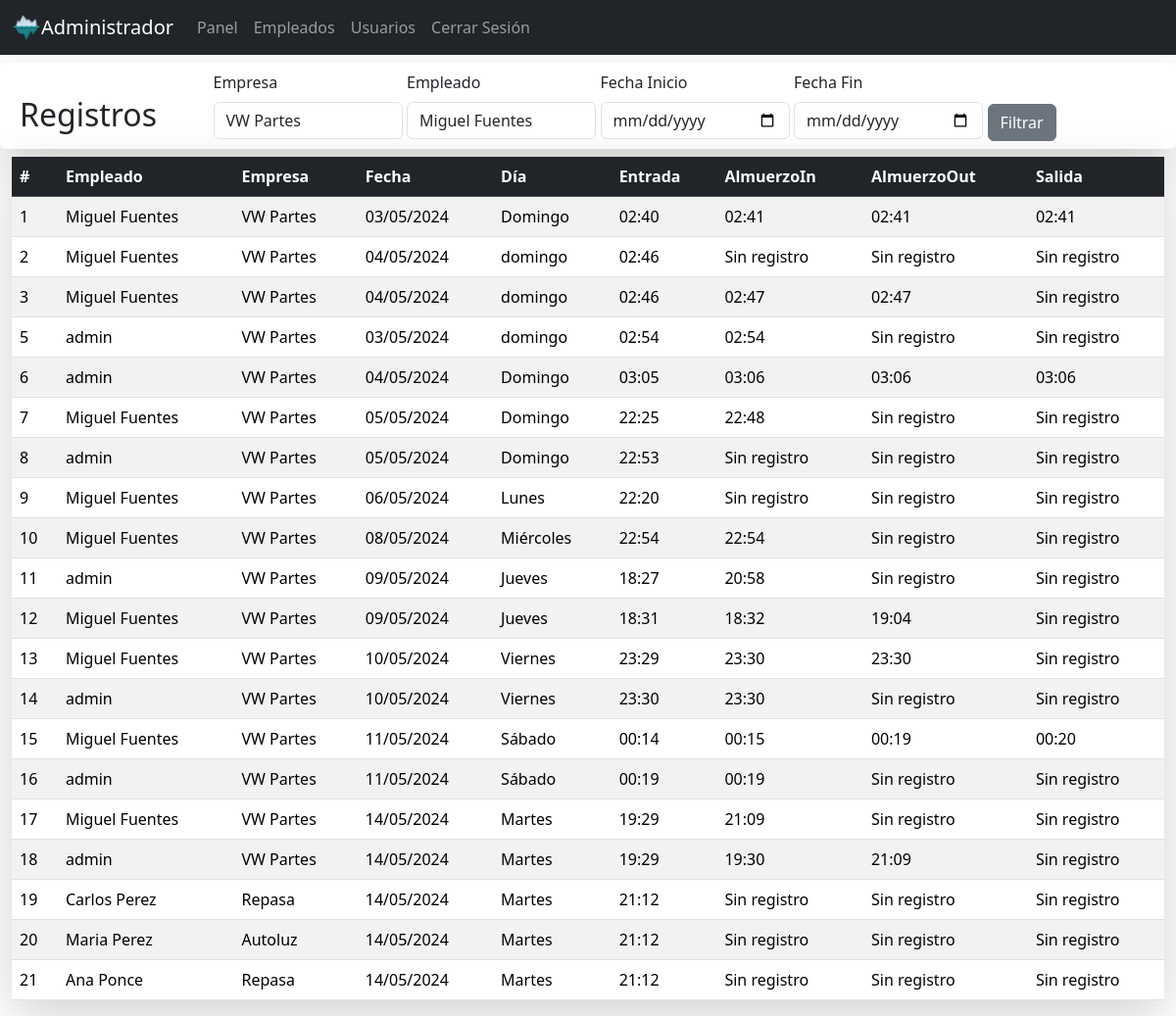
The page /dashboard/ (signed in) on the database its author committed.
### clock/models.py (models this page shows, shortened)
class User(db.Model):
    id = db.Column(db.Integer, primary_key=True)
    username = db.Column(db.String, unique=True, nullable=False)
    name = db.Column(db.String, nullable=False)
    roll = db.Column(db.String, nullable=False)
    password = db.Column(db.Text, nullable=False)
    state = db.Column(db.Integer)

class RegisterDetail(db.Model):
    id = db.Column(db.Integer, primary_key=True)
    employee_id = db.Column(db.Integer, db.ForeignKey('employee.id'))
    employee = db.relationship('Employee', backref='Empleados')
    register_datetime = db.Column(db.DateTime)
    register_date = db.Column(db.Date)
    in_hour = db.Column(db.String)
    lunch_start = db.Column(db.String)
    lunch_end = db.Column(db.String)
    out_hour = db.Column(db.String)
    register_no_day = db.Column(db.Integer)
    register_day = db.Column(db.String)

class Employee(db.Model):
    id = db.Column(db.Integer, primary_key=True)
    name = db.Column(db.String, nullable=False)
    code = db.Column(db.String, nullable=False)
    password = db.Column(db.Text, nullable=False)
    departament = db.Column(db.String)
    company = db.Column(db.String)
    state = db.Column(db.Integer)

### clock/dashboard.py (the view, shortened to what this page needs)
@bp.route('/', methods=('GET', 'POST'))
@login_required
def dashboard():
    empresas = ["VW Partes", "Repasa", "Autoluz"]
    registerdetail = RegisterDetail.query.all()
    employees = Employee.query.all()
    return render_template('dashboard.html', registerdetail=registerdetail, employees=employees, empresas=empresas)

### clock/auth.py (called while the page is built)
def login_required(view):
    @functools.wraps(view)
    def wrapped_view(**kwargs):
        if g.user is None:
            return redirect('/auth/login')
        return view(**kwargs)
    return wrapped_view

@bp.before_app_request
def load_logged_in_user():
    user_id = session.get('user_id')
    print(user_id)
    if user_id is None:
        g.user = None
    else:
        g.user = User.query.get_or_404(user_id)

### clock/templates/dashboard.html (shortened to what this page needs)
{% extends 'base.html' %}
{% block content %}
<main class="container-fluid">
    <div class="p-2 my-2 row rounded shadow-lg">
        <form class="container-fluid" method="post">
            <div class="col-2" style="display: inline-block;">
                <span class="text-left">
                    <h2>Registros</h2>
                </span>
            </div>
            <div class="col-sm-2" style="display: inline-block;">
                <label for="departament" class="form-label">Empresa </label>
                <select class="form-control" name="company">
                    {% for empresa in empresas %}
                    <option value="{{ empresa }}">{{ empresa }}</option>
                    {% endfor %}
                </select>
            </div>
            <div class="col-sm-2" style="display: inline-block;">
                <label for="departament" class="form-label">Empleado </label>
                <select class="form-control" name="employee">
                    {% for employee in employees %}
                    <option value="{{ employee.id }}">{{ employee.name }}</option>
                    {% endfor %}
                </select>
            </div>
            <div class="col-sm-2" style="display: inline-block;">
                <label for="name" class="form-label">Fecha Inicio</label>
                <input type="date" class="form-control" id="start_date" name="start_date" placeholder="Dia/Mes/Año"
                    value="" required>
            </div>
            <div class="col-sm-2" style="display: inline-block;">
                <label for="name" class="form-label">Fecha Fin</label>
                <input type="date" class="form-control" id="end_date" name="end_date" placeholder="Dia/Mes/Año" value=""
                    required>
            </div>
            <input type="submit" class="btn btn-secondary" value="Filtrar">
        </form>
    </div>
    <table class="table table-striped shadow-lg">
        <thead class="table-dark">
            <tr>
                <th scope="col">#</th>
                <th scope="col">Empleado</th>
                <th scope="col">Empresa</th>
                <th scope="col">Fecha</th>
                <th scope="col">Día</th>
                <th scope="col">Entrada</th>
                <th scope="col">AlmuerzoIn</th>
                <th scope="col">AlmuerzoOut</th>
                <th scope="col">Salida</th>
            </tr>
        </thead>
        <tbody>
            {% for detail in registerdetail %}
            <tr>
                <td>{{ detail.id }}</td>
                <td>{{ detail.employee.name }}</td>
                <td>{{ detail.employee.company }}</td>
                <td>{{ detail.register_date.strftime('%d/%m/%Y') }}</td>
                <td>{{ detail.register_day }}</td>
                <td>
                    {% if detail.in_hour %}{{ detail.in_hour.split(':')[0:2]|join(':') }}
                    {% else %}Sin registro{% endif %}
                </td>
                <td>
                    {% if detail.lunch_start %}{{ detail.lunch_start.split(':')[0:2]|join(':') }}
                    {% else %}Sin registro{% endif %}
                </td>
                <td>
                    {% if detail.lunch_end %}{{ detail.lunch_end.split(':')[0:2]|join(':') }}
                    {% else %}Sin registro{% endif %}
                </td>
                <td>
                    {% if detail.out_hour %}{{ detail.out_hour.split(':')[0:2]|join(':') }}
                    {% else %}Sin registro{% endif %}
                </td>
            </tr>
            {% endfor %}
        </tbody>
    </table>
</main>
{% endblock %}

### clock/templates/base.html (shortened to what this page needs)
<!DOCTYPE html>
<html lang="en">
<head>
    <link href="https://cdn.jsdelivr.net/npm/bootstrap@5.3.2/dist/css/bootstrap.min.css" rel="stylesheet"
>
</head>
<body style="background-color: gray92">
    <nav class="navbar navbar-expand-lg navbar-dark bg-dark" aria-label="Fourth navbar example">
        <div class="container-fluid">
            <img src="/static/img/icoicse.ico" width="30" height="30" alt="">
            {% if g.user %}
            <a class="navbar-brand" href="#"> {{ g.user.name}} </a>
            {% endif %}
            <div class="collapse navbar-collapse" id="navbarsExample04">
                <ul class="navbar-nav ">
                    <li class="nav-item">
                        <a class="nav-link" href="{{ url_for('dashboard.dashboard') }}" aria-current="page">Panel</a>
                    </li>
                    <li class="nav-item">
                        <a class="nav-link" href="{{ url_for('home.employees') }}" aria-current="page">Empleados</a>
                    </li>
                    <li class="nav-item">
                        <a class="nav-link" href="{{ url_for('auth.users') }}" aria-current="page">Usuarios</a>
                    </li>
                    <li class="nav-item">
                        <a class="nav-link" href="{{ url_for('auth.logout') }}" aria-current="page">Cerrar Sesión</a>
                    </li>
                </ul>
            </div>
        </div>
    </nav>
    {% block content %}
    {% endblock %}
</body>
</html>

### rows shown on the page
User: user.name "Administrador"
RegisterDetail: id "1", employee.name "Miguel Fuentes", employee.company "VW Partes", register_date "03/05/2024", register_day "Domingo", in_hour.split "02:40", lunch_start.split "02:41", lunch_end.split "02:41", out_hour.split "02:41"
RegisterDetail: id "2", employee.name "Miguel Fuentes", employee.company "VW Partes", register_date "04/05/2024", register_day "domingo", in_hour.split "02:46", shows "Sin registro"
RegisterDetail: id "3", employee.name "Miguel Fuentes", employee.company "VW Partes", register_date "04/05/2024", register_day "domingo", in_hour.split "02:46", lunch_start.split "02:47", lunch_end.split "02:47", shows "Sin registro"
RegisterDetail: id "5", employee.name "admin", employee.company "VW Partes", register_date "03/05/2024", register_day "domingo", in_hour.split "02:54", lunch_start.split "02:54", shows "Sin registro"
RegisterDetail: id "6", employee.name "admin", employee.company "VW Partes", register_date "04/05/2024", register_day "Domingo", in_hour.split "03:05", lunch_start.split "03:06", lunch_end.split "03:06", out_hour.split "03:06"
RegisterDetail: id "7", employee.name "Miguel Fuentes", employee.company "VW Partes", register_date "05/05/2024", register_day "Domingo", in_hour.split "22:25", lunch_start.split "22:48", shows "Sin registro"
RegisterDetail: id "8", employee.name "admin", employee.company "VW Partes", register_date "05/05/2024", register_day "Domingo", in_hour.split "22:53", shows "Sin registro"
RegisterDetail: id "9", employee.name "Miguel Fuentes", employee.company "VW Partes", register_date "06/05/2024", register_day "Lunes", in_hour.split "22:20", shows "Sin registro"
RegisterDetail: id "10", employee.name "Miguel Fuentes", employee.company "VW Partes", register_date "08/05/2024", register_day "Miércoles", in_hour.split "22:54", lunch_start.split "22:54", shows "Sin registro"
RegisterDetail: id "11", employee.name "admin", employee.company "VW Partes", register_date "09/05/2024", register_day "Jueves", in_hour.split "18:27", lunch_start.split "20:58", shows "Sin registro"
RegisterDetail: id "12", employee.name "Miguel Fuentes", employee.company "VW Partes", register_date "09/05/2024", register_day "Jueves", in_hour.split "18:31", lunch_start.split "18:32", lunch_end.split "19:04", shows "Sin registro"
RegisterDetail: id "13", employee.name "Miguel Fuentes", employee.company "VW Partes", register_date "10/05/2024", register_day "Viernes", in_hour.split "23:29", lunch_start.split "23:30", lunch_end.split "23:30", shows "Sin registro"
RegisterDetail: id "14", employee.name "admin", employee.company "VW Partes", register_date "10/05/2024", register_day "Viernes", in_hour.split "23:30", lunch_start.split "23:30", shows "Sin registro"
RegisterDetail: id "15", employee.name "Miguel Fuentes", employee.company "VW Partes", register_date "11/05/2024", register_day "Sábado", in_hour.split "00:14", lunch_start.split "00:15", lunch_end.split "00:19", out_hour.split "00:20"
RegisterDetail: id "16", employee.name "admin", employee.company "VW Partes", register_date "11/05/2024", register_day "Sábado", in_hour.split "00:19", lunch_start.split "00:19", shows "Sin registro"
RegisterDetail: id "17", employee.name "Miguel Fuentes", employee.company "VW Partes", register_date "14/05/2024", register_day "Martes", in_hour.split "19:29", lunch_start.split "21:09", shows "Sin registro"
RegisterDetail: id "18", employee.name "admin", employee.company "VW Partes", register_date "14/05/2024", register_day "Martes", in_hour.split "19:29", lunch_start.split "19:30", lunch_end.split "21:09", shows "Sin registro"
RegisterDetail: id "19", employee.name "Carlos Perez", employee.company "Repasa", register_date "14/05/2024", register_day "Martes", in_hour.split "21:12", shows "Sin registro"
RegisterDetail: id "20", employee.name "Maria Perez", employee.company "Autoluz", register_date "14/05/2024", register_day "Martes", in_hour.split "21:12", shows "Sin registro"
RegisterDetail: id "21", employee.name "Ana Ponce", employee.company "Repasa", register_date "14/05/2024", register_day "Martes", in_hour.split "21:12", shows "Sin registro"

### other values the page prints
form field company "VW Partes"
form field employee "Miguel Fuentes"
